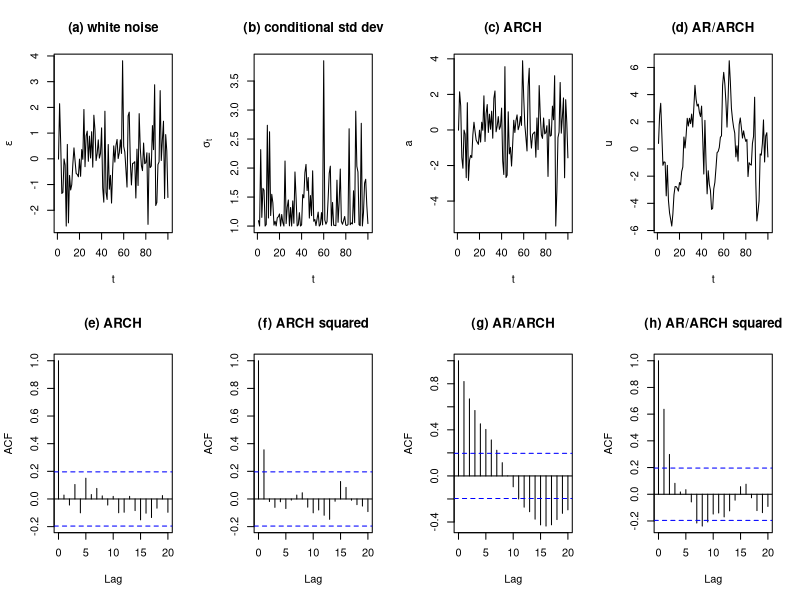

Recreate this plot in R.
#  Example 18.1 and Figure 18.2

set.seed("8855")
n = 110
e = rnorm(n)
a=e
u = e
sig2= e^2
omega = 1
alpha = .95
phi = .8
mu = .1

for (i in 2:n)
{
sig2[i+1] = omega + alpha * a[i]^2
a[i] = sqrt(sig2[i])*e[i]
u[i] = mu + phi*(u[i-1]-mu) + a[i]
}

postscript("garch01.ps",width=8,height=4)
par(mfrow=c(2,4))
plot(e[11:n],type="l",xlab="t",ylab=expression(epsilon),main="(a) white noise")
plot(sqrt(sig2[11:n]),type="l",xlab="t",ylab=expression(sigma[t]),
    main="(b) conditional std dev")
plot(a[11:n],type="l",xlab="t",ylab="a",main="(c) ARCH")
plot(u[11:n],type="l",xlab="t",ylab="u",main="(d) AR/ARCH")
acf(a[11:n],main="(e) ARCH")
acf(a[11:n]^2,main="(f) ARCH squared")
acf(u[11:n],main="(g) AR/ARCH")
acf(u[11:n]^2,main="(h) AR/ARCH squared")
graphics.off()


